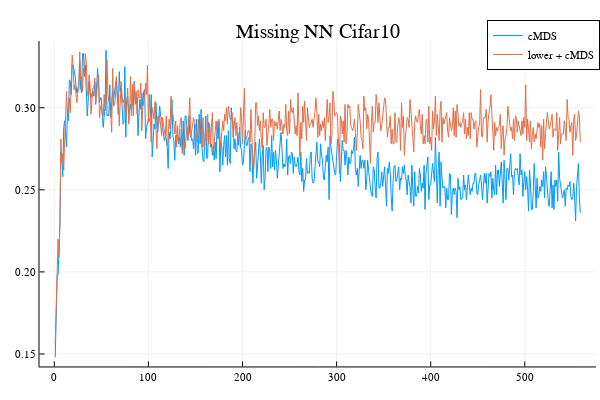

Notebook code cell kept with this figure:
### Code cell
plot(collect(1:559),mds_accNM, label = "cMDS", title = "Missing NN Cifar10")
plot!(collect(1:559),lower_mds_accNM, label = "lower + cMDS")

### Figure 1 — Plotly figure (JSON) as saved in the notebook; plotly's stock layout.template omitted (floating-point values rounded to 4 significant figures; data arrays with more than 128 entries replaced by an {"elided": "..."} marker saying what was removed)
{"data": [{"colorbar": {"title": ""}, "legendgroup": "cMDS", "line": {"color": "rgba(0, 154, 250, 1.000)", "dash": "solid", "shape": "linear", "width": 1}, "mode": "lines", "name": "cMDS", "showlegend": true, "type": "scatter", "x": {"elided": "559 int values"}, "xaxis": "x", "y": {"elided": "559 float values"}, "yaxis": "y", "zmax": null, "zmin": null}, {"colorbar": {"title": ""}, "legendgroup": "lower + cMDS", "line": {"color": "rgba(227, 111, 71, 1.000)", "dash": "solid", "shape": "linear", "width": 1}, "mode": "lines", "name": "lower + cMDS", "showlegend": true, "type": "scatter", "x": {"elided": "559 int values"}, "xaxis": "x", "y": {"elided": "559 float values"}, "yaxis": "y", "zmax": null, "zmin": null}], "layout": {"annotations": [{"font": {"color": "rgba(0, 0, 0, 1.000)", "family": "sans-serif", "size": 20}, "rotation": 0, "showarrow": false, "text": "Missing NN Cifar10", "x": 0.5296, "xanchor": "center", "xref": "paper", "y": 1, "yanchor": "top", "yref": "paper"}], "height": 400, "legend": {"bgcolor": "rgba(255, 255, 255, 1.000)", "bordercolor": "rgba(0, 0, 0, 1.000)", "borderwidth": 1, "font": {"color": "rgba(0, 0, 0, 1.000)", "family": "sans-serif", "size": 11}, "title": {"font": {"color": "rgba(0, 0, 0, 1.000)", "family": "sans-serif", "size": 15}, "text": ""}, "tracegroupgap": 0, "traceorder": "normal", "x": 1, "xanchor": "auto", "y": 1, "yanchor": "auto"}, "margin": {"b": 20, "l": 0, "r": 0, "t": 20}, "paper_bgcolor": "rgba(255, 255, 255, 1.000)", "plot_bgcolor": "rgba(255, 255, 255, 1.000)", "showlegend": true, "width": 600, "xaxis": {"anchor": "y", "domain": [0.06582, 0.9934], "gridcolor": "rgba(0, 0, 0, 0.100)", "gridwidth": 0.5, "linecolor": "rgba(0, 0, 0, 1.000)", "mirror": false, "range": [-15.74, 575.7], "showgrid": true, "showline": true, "showticklabels": true, "tickangle": 0, "tickcolor": "rgb(0, 0, 0)", "tickfont": {"color": "rgba(0, 0, 0, 1.000)", "family": "sans-serif", "size": 11}, "tickmode": "array", "ticks": "inside", "ticktext": ["0", "100", "200", "300", "400", "500"], "tickvals": [0, 100, 200, 300, 400, 500], "title": "", "titlefont": {"color": "rgba(0, 0, 0, 1.000)", "family": "sans-serif", "size": 15}, "type": "-", "visible": true, "zeroline": false, "zerolinecolor": "rgba(0, 0, 0, 1.000)"}, "yaxis": {"anchor": "x", "domain": [0.03762, 0.9415], "gridcolor": "rgba(0, 0, 0, 0.100)", "gridwidth": 0.5, "linecolor": "rgba(0, 0, 0, 1.000)", "mirror": false, "range": [0.1424, 0.3406], "showgrid": true, "showline": true, "showticklabels": true, "tickangle": 0, "tickcolor": "rgb(0, 0, 0)", "tickfont": {"color": "rgba(0, 0, 0, 1.000)", "family": "sans-serif", "size": 11}, "tickmode": "array", "ticks": "inside", "ticktext": ["0.15", "0.20", "0.25", "0.30"], "tickvals": [0.15, 0.2, 0.25, 0.3], "title": "", "titlefont": {"color": "rgba(0, 0, 0, 1.000)", "family": "sans-serif", "size": 15}, "type": "-", "visible": true, "zeroline": false, "zerolinecolor": "rgba(0, 0, 0, 1.000)"}}}
